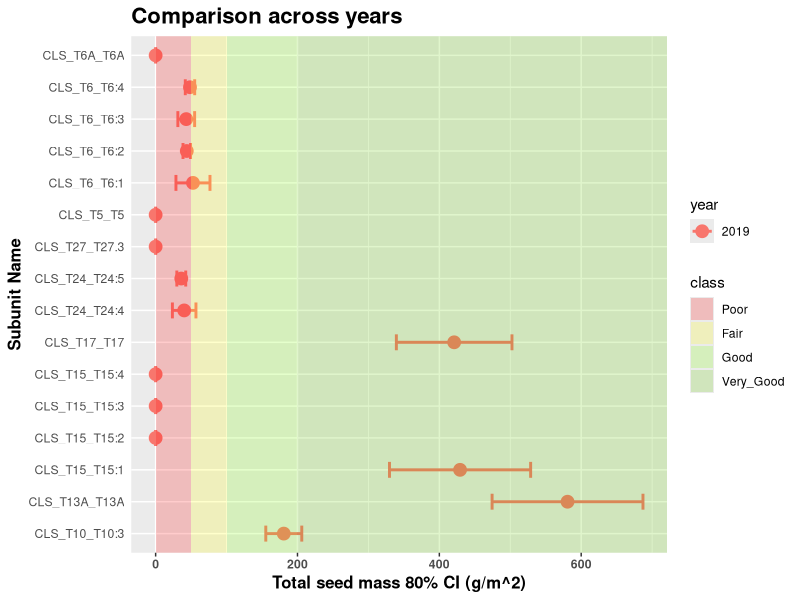
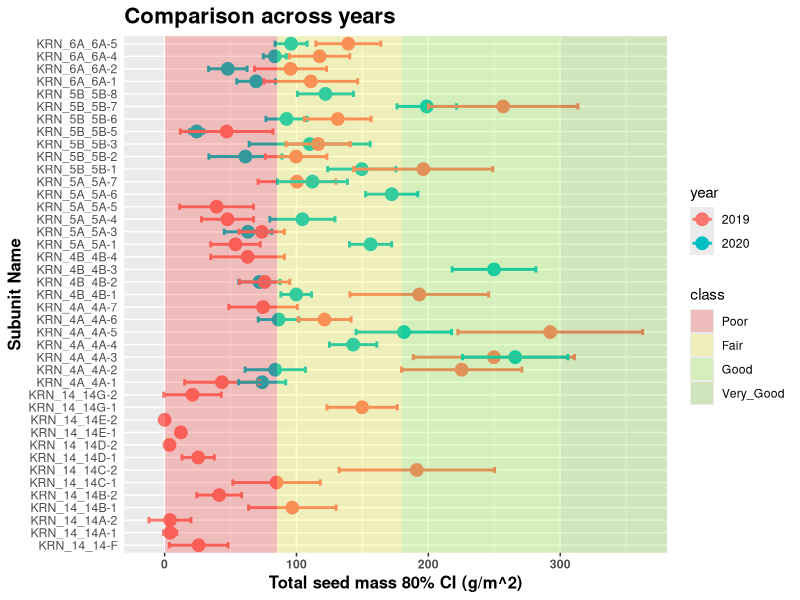
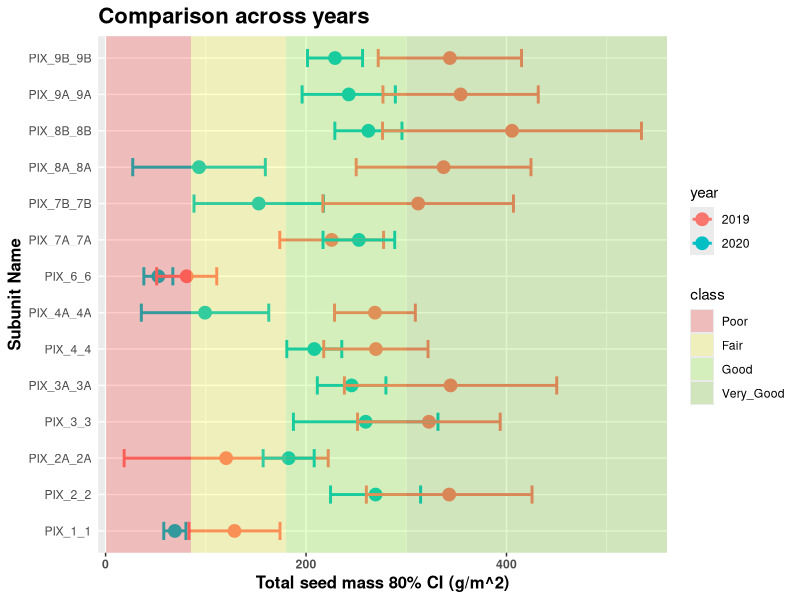
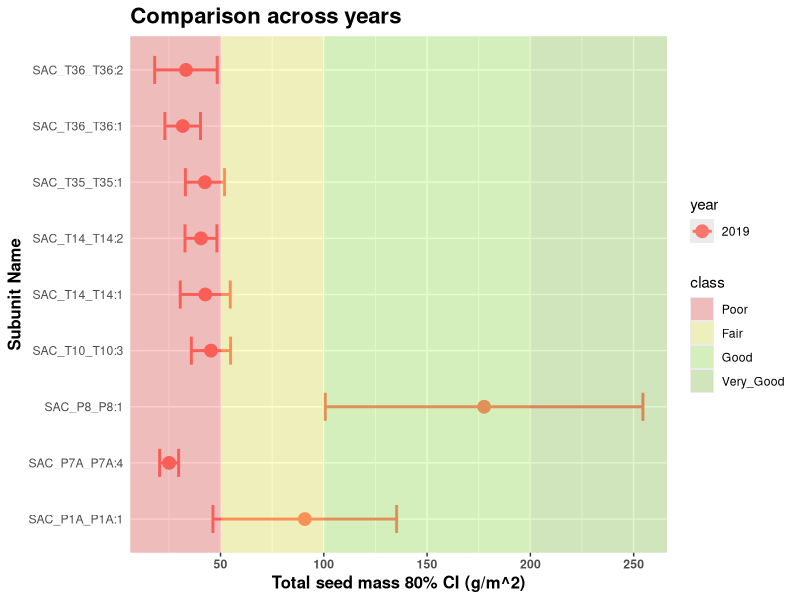
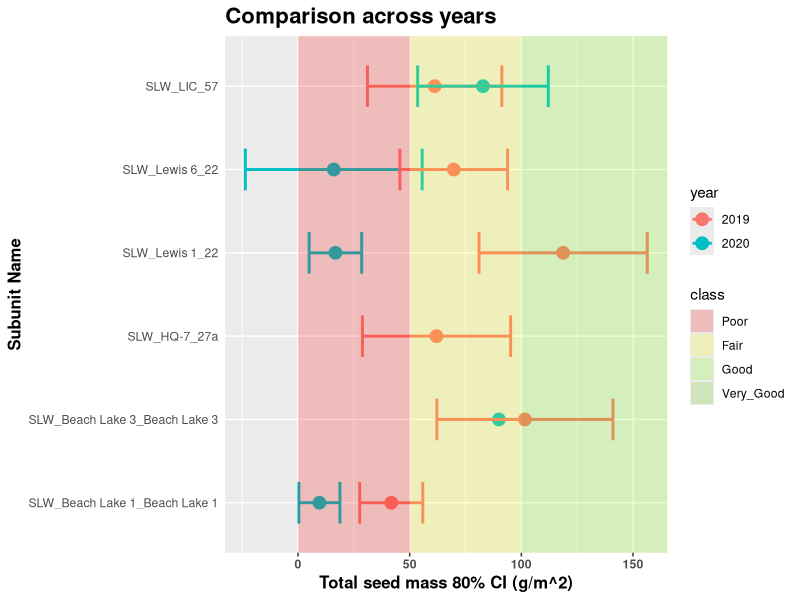
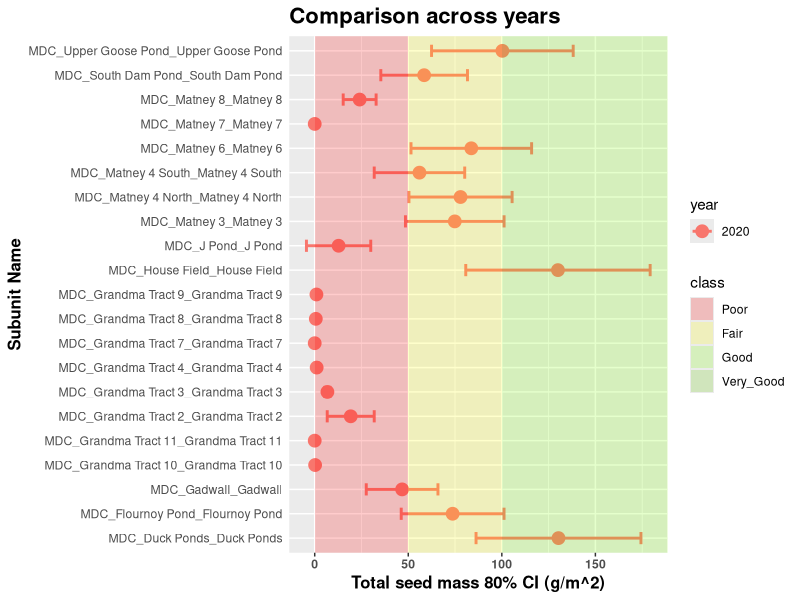
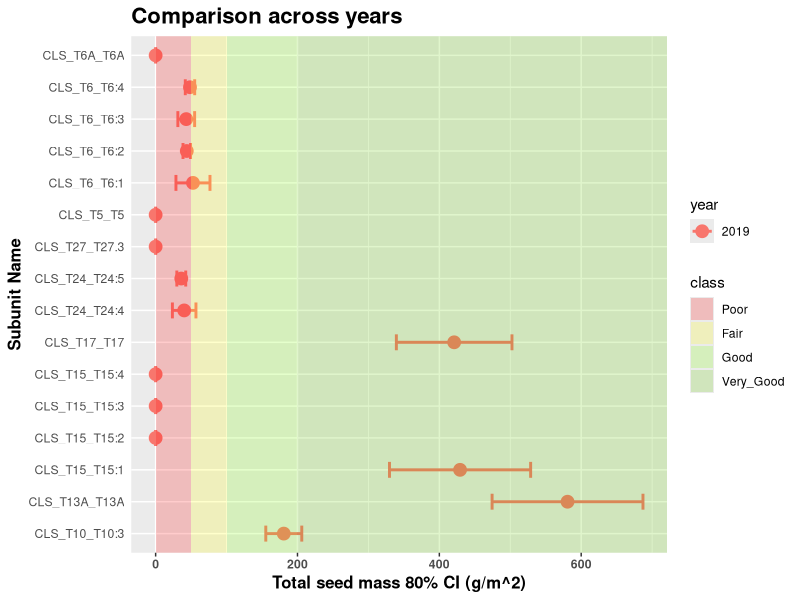
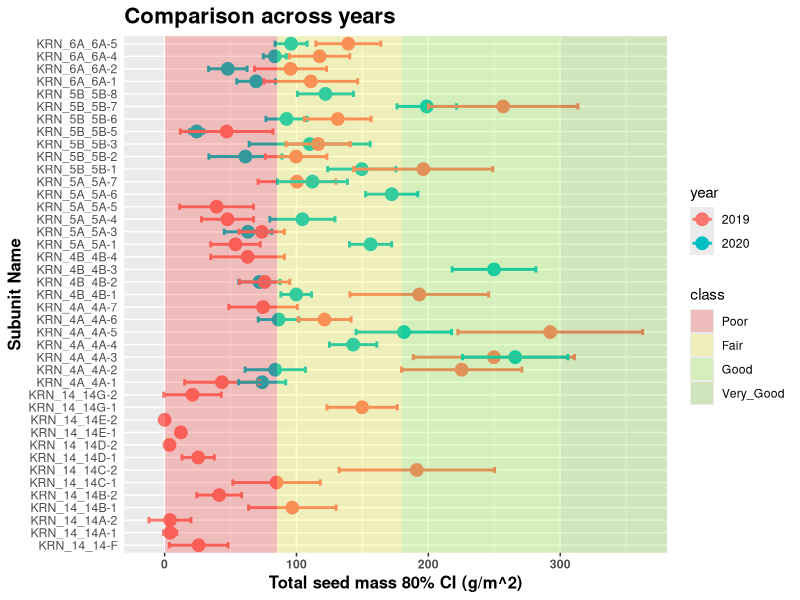

Source code (R) for these figures, in order:
## ---- chunk 1

knitr::opts_chunk$set(echo = TRUE)
library(rmarkdown)
library(tidyverse)
library(knitr)
library(kableExtra)


## ---- chunk 2

# In the future, this chunk should join all years available or
# use a file with all years that is automatically created at the server.

gm2_2019 <-read.csv("qdt_mass_g_m2_2019.txt") %>%
  dplyr::select(-X) %>%
  mutate(year = 2019)

gm2_2020 <-read.csv("qdt_mass_g_m2_2020.txt") %>%
  dplyr::select(-X) %>%
  mutate(year = 2020)

whap_su_years <- bind_rows(gm2_2019, gm2_2020) %>%
  mutate(year = factor(year))

viaClass <- read.csv("WHAP_Viability_20210610.csv") %>%
  pivot_longer(cols = c(Poor, Fair, Good, Very_Good),
               names_to = "class",
               values_to = "lower_bound") %>%
  pivot_wider(names_from = LIT,
              values_from = lower_bound) %>%
  mutate(class = fct_reorder(class, KRN, mean),
         class_color = c("red", "yellow", "chartreuse", "chartreuse3"),
         class = factor(class, ordered = TRUE))


## ---- chunk 3

# The user can select what years and subunits to compare by providing vectors
# with their names in the function call

plot_years <- function(spp = c("total"),
                       data = whap_su_years) {
  # whap_su_years is a df containing the subunit estimates in all refuges all years
  # it contains a column named year
  # check that data has the correct format
  
  year_plots <- list()
  
  for (i in unique(data$LIT)) { # this has to be modified for more than one species
    
    data_i <- data %>% dplyr::filter(LIT == i)
    
    # in the future, use the spp argument to determine what will be plotted
    
    year_plots[[i]] <-
                 ggplot(data = data_i %>% arrange(tot_g_m2),
                        aes(x = subunit_ID,
                            y = tot_g_m2,
                            color = year)) +
                 ggtitle("Comparison across years") +
                 geom_point(size = 4) +
                 xlab('Subunit Name') +
                 ylab("Total seed mass 80% CI (g/m^2)") +
                 geom_errorbar(aes(ymin = CI80lwr,
                                   ymax = CI80upr),
                               width = 0.5,
                               cex = 1) +
                 theme(plot.title = element_text(size = 16, face = "bold"),
                       axis.ticks.y = element_blank(),
                       axis.text.x = element_text(face = "bold"),
                       axis.title = element_text(size = 12,
                                                 face = "bold"),
                       strip.text.y = element_text(hjust = 0,
                                                   vjust = 1,
                                                   angle = 180,
                                                   face = "bold")) +
                 geom_rect(data = viaClass,
                           inherit.aes = FALSE,
                           aes(NULL,
                               NULL,
                               xmin = -Inf,
                               xmax = Inf,
                               fill = class),
                           ymin = unlist(viaClass[, i]),
                           ymax = unlist(c(viaClass[-1, i], Inf))) +
                 scale_fill_manual(values = alpha(c("red",
                                                    "yellow",
                                                    "chartreuse",
                                                    "chartreuse3"),
                                                  0.2)) +
                 coord_flip()
    print(year_plots[[i]])
  }
  return(year_plots)
}

plot_years()
